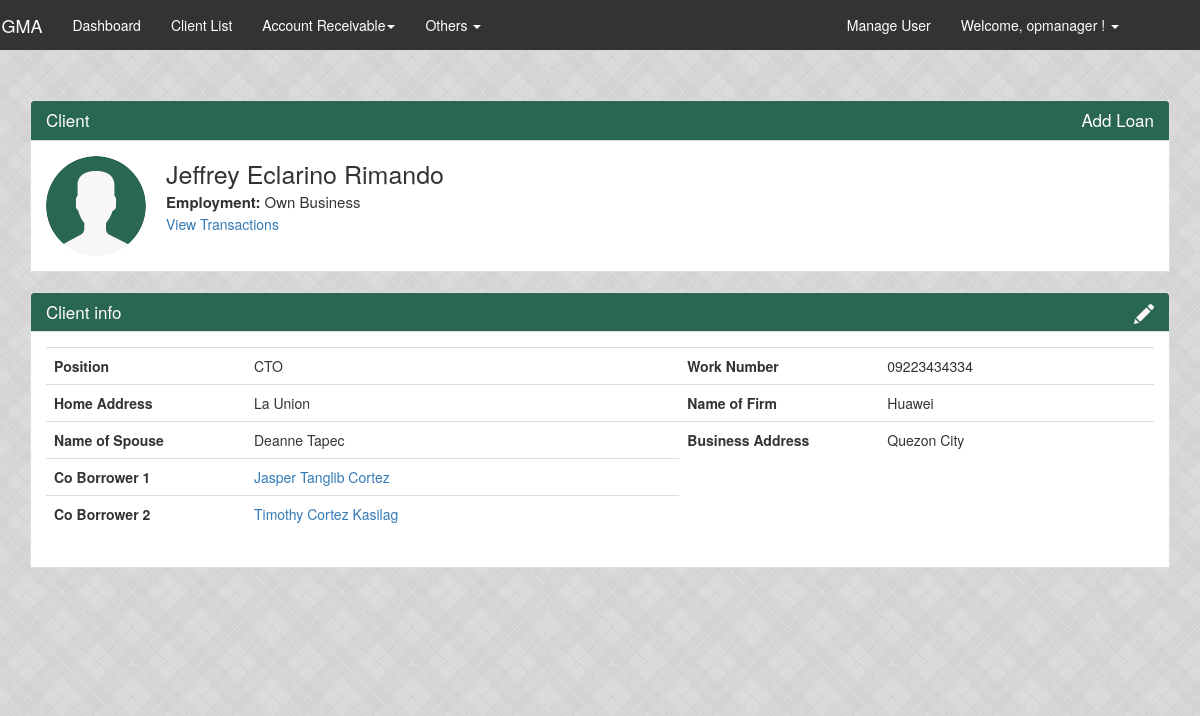
Page /html/Profile.php?loan_id=8 (signed in) on the committed database.
### tables this page shows
CREATE TABLE `loan` (
  `loan_id` int(11) NOT NULL AUTO_INCREMENT,
  `loan_balance` int(11) DEFAULT '0',
  `date_booked` date NOT NULL,
  `maturity_date` date NOT NULL,
  `client_id` int(11) NOT NULL,
  `bi_monthly` int(11) DEFAULT '0',
  `interest_rate` int(11) DEFAULT '0',
  `loan_class` varchar(45) NOT NULL,
  `original_amount` decimal(65,2) DEFAULT '0.00',
  `insurance` int(11) DEFAULT '0',
  `delinquent_status` enum('Active','Inactive','Legal') DEFAULT 'Active',
  `loan_type` enum('Salary','Business') NOT NULL,
  `loan_remarks` varchar(120) DEFAULT NULL,
  `loan_status` enum('Normal','Restructured','Remove') DEFAULT 'Normal',
  PRIMARY KEY (`loan_id`),
  KEY `fk_clientid_loan_idx` (`client_id`),
  CONSTRAINT `fk_clientid_loan` FOREIGN KEY (`client_id`) REFERENCES `client` (`client_id`) ON DELETE CASCADE ON UPDATE CASCADE
);

CREATE TABLE `client` (
  `client_id` int(11) NOT NULL AUTO_INCREMENT,
  `first_name` varchar(45) NOT NULL,
  `middle_name` varchar(45) NOT NULL,
  `last_name` varchar(45) NOT NULL,
  `name_of_spouse` varchar(45) DEFAULT NULL,
  `present_address` varchar(100) NOT NULL,
  `contact_no` varchar(45) NOT NULL,
  `requested_amount` int(11) DEFAULT '0',
  `registered_status` enum('Pending','Approved','Denied') NOT NULL DEFAULT 'Pending',
  `registered_date` date NOT NULL,
  `business_address` varchar(100) NOT NULL,
  `name_of_firm` varchar(60) NOT NULL,
  `employment` enum('Employed','Own Business') NOT NULL,
  `position` varchar(60) NOT NULL,
  PRIMARY KEY (`client_id`)
);

CREATE TABLE `co_borrower` (
  `co_borrower_id` int(11) NOT NULL AUTO_INCREMENT,
  `co_first_name` varchar(45) DEFAULT NULL,
  `co_middle_name` varchar(45) DEFAULT NULL,
  `co_last_name` varchar(45) DEFAULT NULL,
  `co_contact_no` varchar(45) DEFAULT NULL,
  `co_address` varchar(100) DEFAULT NULL,
  `co_business_address` varchar(100) DEFAULT NULL,
  `co_name_of_firm` varchar(60) DEFAULT NULL,
  `co_employment` enum('Employed','Own Business','') DEFAULT NULL,
  `co_position` varchar(45) DEFAULT NULL,
  PRIMARY KEY (`co_borrower_id`)
);

### html/Profile.php (the view, shortened to what this page needs)
<?php
  include 'notification_fetch.php';
  include 'navigation.php';
  include 'Include/connection.php';
?>
<?php
if(isset($_GET["loan_id"]) && !empty(trim($_GET["loan_id"]))){
    $sql = 'SELECT client.client_id, loan.loan_id, first_name, middle_name,
    last_name, position,employment, name_of_firm, business_address,
    present_address, contact_no, name_of_spouse
    FROM client INNER JOIN loan on client.client_id = loan.client_id
    WHERE loan.loan_id = ? AND registered_status="Approved" group by loan.loan_id;';
    if($stmt = mysqli_prepare($conn, $sql)){
        mysqli_stmt_bind_param($stmt, "i", $param_id);
        if(mysqli_stmt_execute($stmt)){
            $result = mysqli_stmt_get_result($stmt);
            if(mysqli_num_rows($result) == 1){
                $row = mysqli_fetch_array($result, MYSQLI_ASSOC);
                $first_name = htmlspecialchars($row["first_name"]);
                $middle_name = htmlspecialchars($row["middle_name"]);
                $last_name = htmlspecialchars($row["last_name"]);
                $position = htmlspecialchars($row["position"]);
                $employment = htmlspecialchars($row["employment"]);
                $name_of_firm = htmlspecialchars($row["name_of_firm"]);
                $business_address = htmlspecialchars($row["business_address"]);
                $present_address = $row["present_address"];
                $contact_no = $row["contact_no"];
                $name_of_spouse = $row["name_of_spouse"];
            }
        } else{
            echo "Oops! Something went wrong. Please try again later.";
        }
    }
} else{
    header("location: error.php");
    exit();
}
?>
<!DOCTYPE html>
<html>
<head>
    <link rel="stylesheet" type="text/css" href="css/custom.css">
    <link rel="stylesheet" type="text/css" href="css/modal.css">
    <link rel="stylesheet" type="text/css" href="css/dashboard.css">
    <link rel="stylesheet" type="text/css" href="css/style.css">
    <link rel="stylesheet" type="text/css" href="css/notification.css">
    <link rel="stylesheet" type="text/css" href="css/bootstrap.min2.css">
    <link rel="stylesheet" type="text/css" href="css/navigation.css">
    <link rel="stylesheet" type="text/css" href="css/navigation2.css">
    <link rel="stylesheet" type="text/css" href="css/footer.css">
    <link rel="stylesheet" type="text/css" href="css/profile.css">
</head>
<body>
 <nav id="myNavbar" class="navbar nav-color" role="navigation">
    <div class="container">
        <div class="navbar-header">
            <a class="navbar-brand" href="dashboard.php">SIGMA</a>
        </div>
        <div class="collapse navbar-collapse" id="bs-example-navbar-collapse-1">
            <?php
                echo navigate_it()
            ?>
            <ul class="nav navbar-nav navbar-right">
                <?php
                  echo navigate_right();
                  ?>
            </ul>
        </div>
    </div>
</nav>
<div class="pad-1 container">
  <div class="row">
      <div class="col-xs-12">
        <div class="panel panel-default">
          <div class="panel-heading">
            <h4 class="panel-title">Client
              <form class="pull-right" name="loan" method="post" action="ClientLoan.php">
                <a href="#" class="text-white" onclick="document.forms['loan'].submit();">Add Loan</a>
              </form>
            </div>
          <div class="panel-body">
            <div class="profile__avatar">
              <img src="img/user.svg" width="40px">
            </div>
            <div class="profile__header">
                <div class="fz-25"><?php echo $first_name. ' '.$middle_name.' ' .$last_name; ?></div>
              <div class="fz-15"><strong>Employment: </strong><?php echo $employment ?></div>
                <form name="secret" method="post" action="clientTransactions.php">
                      <a href="#" onclick="document.forms['secret'].submit();">View Transactions</a>
                    </form>
            </div>
          </div>
        </div>
        <div class="panel panel-default">
          <div class="panel-heading">
          <h4 class="panel-title">Client info
            <a href="#" data-role="update" class="pull-right" data-id="<?php echo $row['loan_id'] ;?>">
              <img src="img/edit.png" width="20px"></a>
          </h4>
          </div>
          <div class="panel-body">
            <table class="table profile__table">
              <tbody>
                <tr>
                  <th><strong>Position</strong></th>
                  <td><?php echo $position; ?></td>
                  <th><strong>Work Number</strong></th>
                  <td ><?php echo $contact_no; ?></td>
                </tr>
                <tr>
                  <th><strong>Home Address</strong></th>
                  <td><?php echo $present_address; ?></td>
                  <th><strong>Name of Firm</strong></th>
                  <td><?php echo $name_of_firm; ?></td>
                </tr>
                <tr>
                  <th><strong>Name of Spouse</strong></th>
                  <td><?php echo $name_of_spouse; ?></td>
                  <th><strong>Business Address</strong></th>
                  <td><?php echo $business_address; ?></td>
                </tr>
                  <?php
                        $conn=mysqli_connect('localhost','root','','sigma');
                          $count = 1;
                          $loan = $row["loan_id"];
                          $forCoBorrower = "SELECT loan.loan_id, co_borrower.co_borrower_id,
                                          CONCAT(co_first_name,' ',co_middle_name,' ', co_last_name) AS name
                                          FROM co_borrower INNER JOIN co_loan on co_loan.co_borrower_id = co_borrower.co_borrower_id JOIN loan ON loan.loan_id = co_loan.loan_id
                                          WHERE loan.loan_id = $loan;";
                          $coBorrower = mysqli_query($conn, $forCoBorrower);
                          $resultCheck2 = mysqli_num_rows($coBorrower);
                          if($resultCheck2 > 0){
                          while($output = mysqli_fetch_array($coBorrower)){
                                $name = htmlspecialchars($output['name']);
                            ?>
                          <tr>
                          <th><strong>Co Borrower<?php echo " ".$count++?></strong></th>
                           <td>
                            <a href="co_profile.php?co_borrower_id=<?php echo $output["co_borrower_id"]?> "> <?php echo $name?></a>
                    <?php
                      }
                  } ?></td></tr>
              </tbody>
            </table>
          </div>
        </div>
      </div>
    </div>
</div>
</body>
</html>

### html/navigation.php (shortened to what this page needs)
<?php
function navigate_it()
 {
    $output="";
    if($_SESSION['user']['em_position']=='Operations Manager'){
    $output.='<ul class="nav navbar-nav">
                    <li><a href="dashboard.php">Dashboard</a></li>
                    <li><a href="List.php">Client List</a></li>
                    <li class="dropdown mega-dropdown">
                        <a href="#" class="dropdown-toggle" data-toggle="dropdown">Account Receivable<span class="caret"></span></a>
                        <ul class="dropdown-menu mega-dropdown-menu">
                            <li class="col-lg-6">
                                <ul>
                                    <li class="dropdown-header">Summary Of Receivable</li>
                                    <li><a href="SORActiveAccount.php">Active Account</a></li>
                                    <li><a href="SORActiveDelinquentAccount.php">Active Delinquent Account</a></li>
                                    <li><a href="SORActiveLegalAccount.php">Active Legal Account</a></li>
                                    <li><a href="SORDelinquentAccount.php">Delinquent Account</a></li>
                                </ul>
                            </li>
                            <li class="col-lg-4">
                                <ul>
                                    <li class="dropdown-header">Aging Of Receivable</li>
                                    <li><a href="ARMoving.php">Moving Account</a></li>
                                    <li><a href="ARNotMoving.php">Not Moving Account</a></li>
                                    <li><a href="ARLegal.php">Legal Account</a></li>
                                </ul>
                            </li>
                        </ul>
                    </li>
                    <li class="dropdown">
                        <a href="#" data-toggle="dropdown" class="dropdown-toggle">Others
                        <span class="caret"></span></b></a>
                        <ul class="dropdown-menu">
                            <li><a href="ListOfPending.php">List Of Pending</a></li>
                            <li><a href="ListOfDelinquents.php">List Of Delinquents</a></li>
                            <li><a href="completedLoans.php">Completed Loans</a></li>
                            <li><a href="SummaryOfBookings.php">Summary of Bookings</a></li>
                        </ul>
                    </li>
                </ul>';
    }
    return $output;
 }
 function navigate_right()
 {
    $output="";
    if($_SESSION['user']['em_position']=='Operations Manager'){
        $username = $_SESSION['user']['username'];
        $output.='  <li><a href="Usermanagement.php">Manage User</a></li>
                    <li class="dropdown">
                        <a href="#" data-toggle="dropdown" class="dropdown-toggle">Welcome, '.$username.' !
                        <span class="caret"></span></b></a>
                        <ul class="dropdown-menu">
                            <li><a href="ChangePassword.php">Change Password</a></li>
                            <li><a href="logout.php">Logout</a></li>
                        </ul>
                    </li>';
    }
    return $output;
 }
?>

### html/css/custom.css (style rules this page uses)
body { background-image: url("../img/cement2.jpg") !important; }
.text-white { color: white!important; }
a { text-decoration: none; }

### html/css/dashboard.css (style rules this page uses)
.pad-1 { padding: 10rem 0 10rem 0; }

### html/css/navigation.css (style rules this page uses)
.navbar-brand { color: #ffffff; }
.nav-color { background-color: #333; }
.nav-color .navbar-nav>li>a { color: #ffffff; }
.navbar { border-radius: none !important; }

### html/css/navigation2.css (style rules this page uses)
.navbar-header { margin-left:-4%!important; }
.navbar-right { margin-right:21px; }
.panel { border-radius: 0; margin-top: 0; }
.panel-heading, .panel-heading:hover, .panel-heading:focus, .panel-heading.focus, .panel-heading:active, .panel-heading.active { cursor:pointer; background-color: #c9302c; border-color: #ac2925; outline:none; }
.text-white { color:#fff; }
.mega-dropdown { position: static !important; }
.navbar { border:none; border-radius: 0px; position: fixed; width: 100%; z-index: 3; }

### html/css/profile.css (style rules this page uses)
.panel { box-shadow: none; }
.panel-heading { border-bottom: 0; }
.panel-title { font-size: 17px; }
.panel-default > .panel-heading { color: #333333; background-color: transparent; border-color: rgba(0, 0, 0, 0.07); }
.profile__avatar { float: left; width: 60px; height: 60px; border-radius: 50%; margin-right: 20px; overflow: hidden; }
@media (min-width: 768px) { .profile__avatar { width: 100px; height: 100px; } }
.profile__avatar > img { width: 100%; height: auto; }
.profile__header { overflow: hidden; }
@media (min-width: 992px) { .profile__table tbody th { width: 200px; } }
.panel-default > .panel-heading { color: #fff; background-color: #2a6752; border-color: #ddd; }
.panel-heading { padding: 10px 15px; border-bottom: 1px solid transparent; border-top-left-radius: 3px; border-top-right-radius: 3px; }
.fz-15 { font-size: 15px; }
.fz-25 { font-size: 25px; }

### rows in the picture
loan: client.first_name "Jeffrey", client.middle_name "Eclarino", client.last_name "Rimando", client.employment "Own Business", client.position "CTO", client.contact_no "09223434334", client.present_address "La Union", client.name_of_firm "Huawei", client.name_of_spouse "Deanne Tapec", client.business_address "Quezon City"
co_borrower: name "Jasper Tanglib Cortez"
co_borrower: name "Timothy Cortez Kasilag"

### other values in the picture
$username "opmanager"
